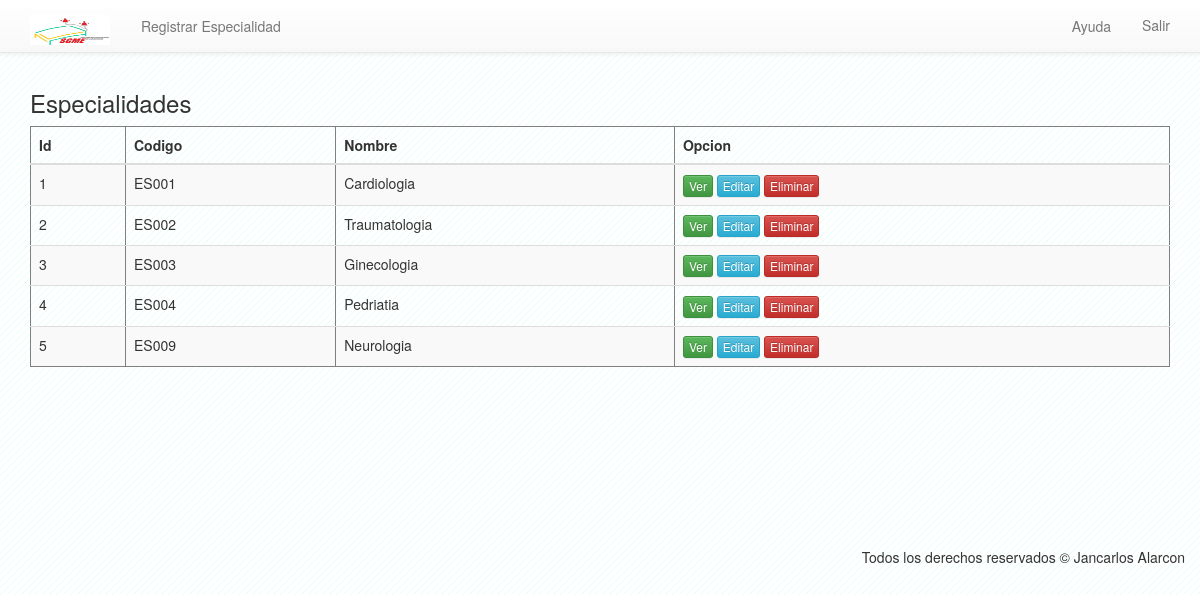
Page /index.php?cargar=especialidades_inicio (signed in) on the committed database.
### tables this page shows
CREATE TABLE IF NOT EXISTS `especialidades` (
  `id` int(11) NOT NULL AUTO_INCREMENT,
  `codigo` varchar(5) NOT NULL,
  `nombre` varchar(100) NOT NULL,
  `status` int(11) NOT NULL DEFAULT '1',
  `observacion` varchar(255) NOT NULL,
  PRIMARY KEY (`id`)
);

### clases/Conexion.php (called while the page is built, shortened)
<?php
    class Conexion{
        public function __construct(){
            $this->bd = "sgmdb";
        }
        public function consultaRetorno($sql)
        {
            $consulta = mysql_query($sql) or die($sql."<br/><br/>".mysql_error());
            return $consulta;
        }
    }
?>

### modulos/ControladorEspecialidades.php (called while the page is built, shortened)
<?php
    include_once("clases/Especialidad.php");
    class controladorEspecialidades{
        private $especialidad;
        public function __construct(){
            $this->especialidad = new Especialidad();
        }
        public function index(){
            $resultado = $this->especialidad->listar();
            return $resultado;
        }
    }
?>

### clases/Especialidad.php (called while the page is built, shortened)
<?php
    include_once('Conexion.php');
    class Especialidad{
        private $con;
        public function __construct(){
            $this->con = new Conexion();
        }
        public function listar(){
            $sql = "SELECT * FROM especialidades";
            $resultado = $this->con->consultaRetorno($sql);
            return $resultado;
        }
    }
?>

### vistas/especialidades/especialidades_inicio.php (the view, shortened to what this page needs)
<?php
	$controladorEspecialidades = new controladorEspecialidades();
	$resultadoEspecialidades = $controladorEspecialidades->index();
?>
<nav class="navbar navbar-default navbar-fixed-top">
	<div class="container">
	  <div class="navbar-header">
	    <a class="navbar-brand" href="index.php"><img src="imagenes/logo.png" width="80" height="30"/></a>
	  </div>
	  <div id="navbar" class="navbar-collapse collapse">
	  	<ul class="nav navbar-nav">
	  		<li>
	  			<a href="#nuevo" role="button" class="btn" data-toggle="modal" data-target="#ModalCrearCentro">Registrar Especialidad</a>
	      	</li>
	  	</ul>
	    <ul class="nav navbar-nav navbar-right">
	    	<li>
				<a href="#nuevo" role="button" class="btn" data-toggle="modal" data-target="#ModalAyuda">Ayuda</a>
			</li>
	       	<li>
				<a href="clases/cerrar_sesion.php">Salir</a>
	        </li>
	    </ul>
	  </div>
	</div>
</nav>
<h3>Especialidades</h3>
<table border="1" align="center" class="table table-striped">
	<thead>
		<th>Id</th>
		<th>Codigo</th>
		<th>Nombre</th>
		<th>Opcion</th>
	</thead>
	<tbody>
		<?php while($row = mysql_fetch_array($resultadoEspecialidades)): ?>
			<tr>
				<td><?php echo $row['id']; ?></td>
				<td><?php echo $row['codigo']; ?></td>
				<td><?php echo $row['nombre']; ?></td>
				<td>
					<a class="btn btn-xs btn-success" href="?cargar=especialidades_ver&id=<?php echo $row['id']; ?>">Ver</a>
					<a class="btn btn-xs btn-info" href="?cargar=especialidades_editar&id=<?php echo $row['id']; ?>">Editar</a>
					<a class="btn btn-xs btn-danger" href="?cargar=especialidades_eliminar&id=<?php echo $row['id']; ?>">Eliminar</a>
				</td>
			</tr>
		<?php endwhile; ?>
	</tbody>
</table>

### css/navbar-fixed-top.css (style rules this page uses)
body { min-height: 2000px; padding-top: 70px; }

### vistas/especialidades/especialidades_inicio.php (style rules this page uses)
body { background-image: url(imagenes/background2.png); background-repeat: repeat; }

### rows in the picture
especialidades: id "1", codigo "ES001", nombre "Cardiologia"
especialidades: id "2", codigo "ES002", nombre "Traumatologia"
especialidades: id "3", codigo "ES003", nombre "Ginecologia"
especialidades: id "4", codigo "ES004", nombre "Pedriatia"
especialidades: id "5", codigo "ES009", nombre "Neurologia"
